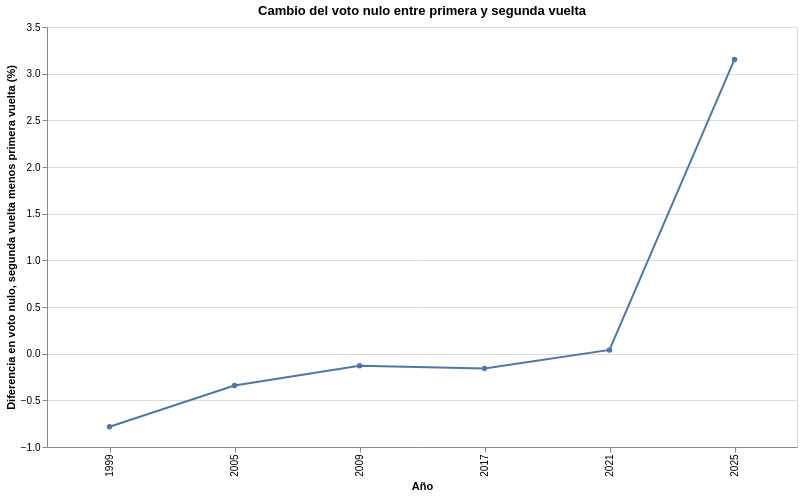

Here is the notebook cell this chart was saved with:
### Code cell
grafico_diferencia = alt.Chart(nulos_vueltas).mark_line(point=True).encode(
    x=alt.X(
        'anio:O',
        title='Año'
    ),
    y=alt.Y(
        'diferencia:Q',
        title='Diferencia en voto nulo, segunda vuelta menos primera vuelta (%)'
    ),
    tooltip=[
        alt.Tooltip('anio:O', title='Año'),
        alt.Tooltip('nulos_primera:Q', title='Nulos primera vuelta (%)', format='.2f'),
        alt.Tooltip('nulos_segunda:Q', title='Nulos segunda vuelta (%)', format='.2f'),
        alt.Tooltip('diferencia:Q', title='Diferencia', format='.2f')
    ]
).properties(
    title='Cambio del voto nulo entre primera y segunda vuelta',
    width=750,
    height=420
)

grafico_diferencia

### Figure 1 — Vega-Lite specification as saved in the notebook (floating-point values rounded to 4 significant figures)
{"config": {"view": {"continuousWidth": 300, "continuousHeight": 300}}, "data": {"name": "data-5674cb0d42475cb723ca830d70e83481"}, "mark": {"type": "line", "point": true}, "encoding": {"tooltip": [{"field": "anio", "title": "Año", "type": "ordinal"}, {"field": "nulos_primera", "format": ".2f", "title": "Nulos primera vuelta (%)", "type": "quantitative"}, {"field": "nulos_segunda", "format": ".2f", "title": "Nulos segunda vuelta (%)", "type": "quantitative"}, {"field": "diferencia", "format": ".2f", "title": "Diferencia", "type": "quantitative"}], "x": {"field": "anio", "title": "Año", "type": "ordinal"}, "y": {"field": "diferencia", "title": "Diferencia en voto nulo, segunda vuelta menos primera vuelta (%)", "type": "quantitative"}}, "height": 420, "title": "Cambio del voto nulo entre primera y segunda vuelta", "width": 750, "$schema": "https://vega.github.io/schema/vega-lite/v5.20.1.json", "datasets": {"data-5674cb0d42475cb723ca830d70e83481": [{"anio": 1999, "nulos_primera": 2.193, "nulos_segunda": 1.411, "diferencia": -0.7824}, {"anio": 2005, "nulos_primera": 2.504, "nulos_segunda": 2.164, "diferencia": -0.3405}, {"anio": 2009, "nulos_primera": 2.759, "nulos_segunda": 2.631, "diferencia": -0.1285}, {"anio": 2017, "nulos_primera": 0.9623, "nulos_segunda": 0.8025, "diferencia": -0.1598}, {"anio": 2021, "nulos_primera": 0.7798, "nulos_segunda": 0.8203, "diferencia": 0.04049}, {"anio": 2025, "nulos_primera": 2.681, "nulos_segunda": 5.834, "diferencia": 3.153}]}}
